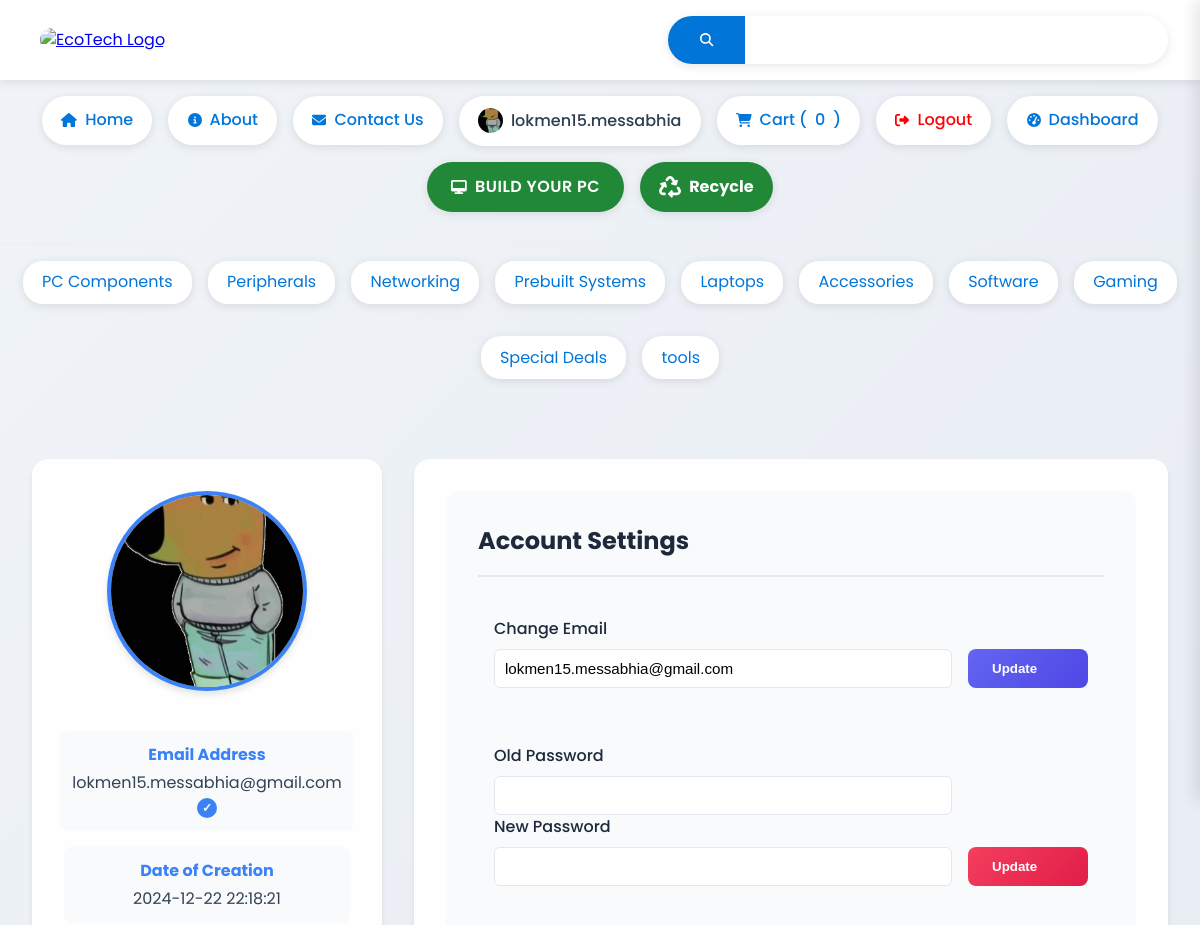
Before: /profile.php (signed in, upper part) with the older database file.
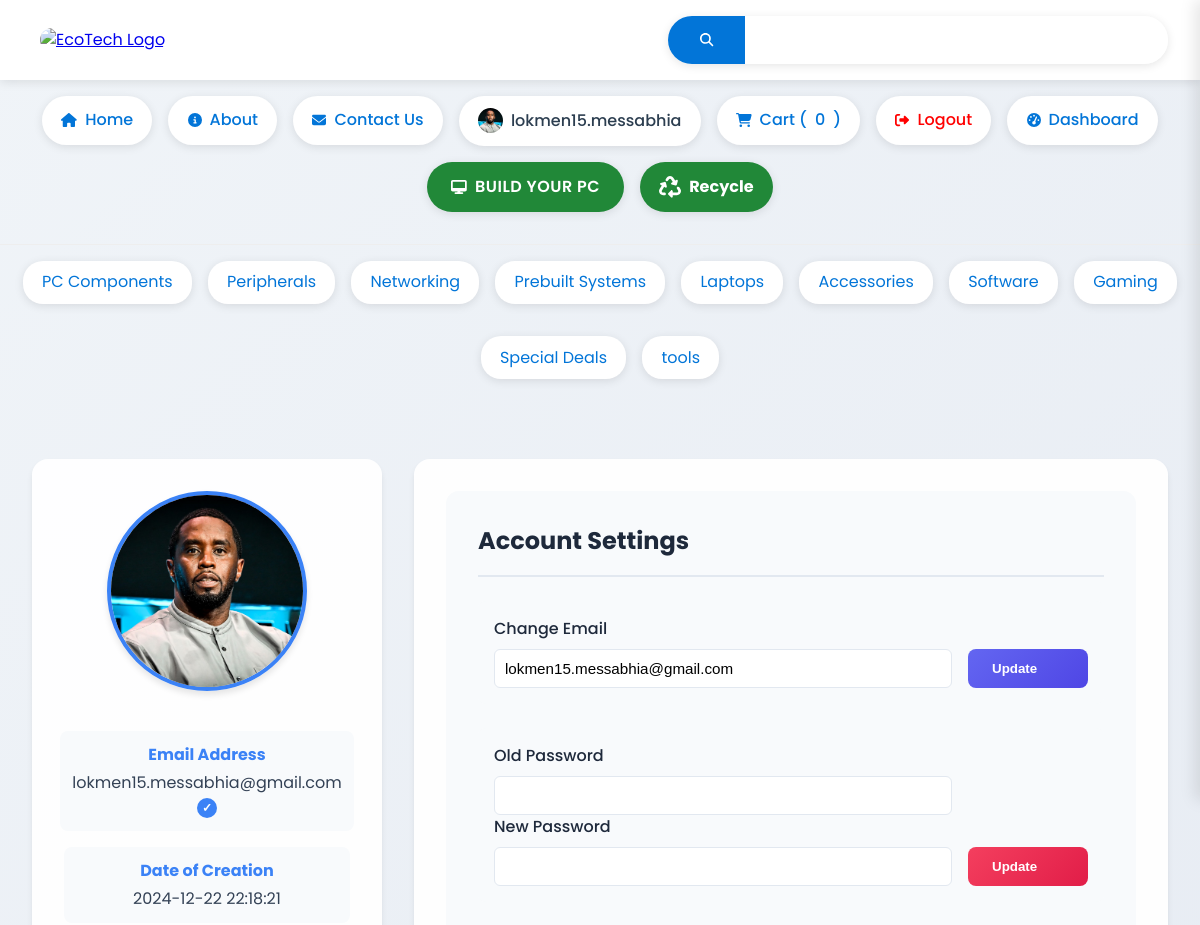
After: the same page with the newer database file.
### tables this page shows
CREATE TABLE `users` (
  `id` int(11) NOT NULL,
  `email` varchar(255) NOT NULL,
  `phone` varchar(15) NOT NULL,
  `password` varchar(255) NOT NULL,
  `verification_token` varchar(6) DEFAULT NULL,
  `email_verified` tinyint(1) DEFAULT 0,
  `created_at` timestamp NOT NULL DEFAULT current_timestamp(),
  `profile_picture` varchar(255) DEFAULT NULL,
  `reset_token` varchar(255) DEFAULT NULL,
  `reset_token_expiry` datetime DEFAULT NULL,
  `username` varchar(255) DEFAULT NULL
);

### profile.php (the view, shortened to what the changed rows need)
<?php
include 'db_connect.php';
include 'header.php';
$user_id = $_SESSION['user_id'];
try {
    $stmt = $pdo->prepare("SELECT email, created_at, profile_picture, phone, email_verified FROM users WHERE id = :user_id");
    $stmt->bindParam(':user_id', $user_id);
    $stmt->execute();
    $user = $stmt->fetch(PDO::FETCH_ASSOC);
} catch (PDOException $e) {
    die('Error: ' . $e->getMessage());
}
?>
<!DOCTYPE html>
<html lang="en">
<head>
    <link rel="stylesheet" href="https://cdn.jsdelivr.net/npm/@fortawesome/fontawesome-free@6.0.0/css/all.min.css">
    <link rel="stylesheet" href="https://unpkg.com/@fortawesome/fontawesome-free@6.0.0/css/all.min.css">
</head>
<body>
    <main>
        <div class="profile-container">
            <div class="profile-sidebar">
                <div class="profile-picture">
                    <img src="<?php
                        if ($user['profile_picture']) {
                            echo 'uploads/profiles/' . htmlspecialchars($user['profile_picture']);
                        } else {
                            echo 'https://i.top4top.io/p_3273sk4691.jpg';
                        }
                    ?>" alt="Profile Picture">
                </div>
                <div class="profile-info">
                    <div class="email-container">
                        <p>
                            <strong>Email Address</strong>
                            <?php echo htmlspecialchars($user['email']); ?>
                            <?php if ($user['email_verified']): ?>
                                <span class="verified-badge" title="Verified Email"></span>
                            <?php endif; ?>
                        </p>
                    </div>
                    <p><strong>Date of Creation</strong> <?php echo htmlspecialchars($user['created_at']); ?></p>
                </div>
            </div>
            <div class="main-content">
                <div class="settings-container">
                    <h2 class="section-header">Account Settings</h2>
                    <form method="post" action="">
                        <div class="form-group">
                            <div class="input-container">
                                <label for="new_email">Change Email</label>
                                <input type="email" id="new_email" name="new_email"
                                       value="<?php echo htmlspecialchars($user['email']); ?>" required>
                            </div>
                        </div>
                    </form>
                </div>
            </div>
        </div>
    </main>
<?php   include'footer.php' ?>
    <link rel="stylesheet" href="https://cdnjs.cloudflare.com/ajax/libs/font-awesome/6.0.0/css/all.min.css">
</body>
</html>

### header.php (shortened to what the changed rows need)
<?php
include 'db_connect.php';
if (isset($_SESSION['userid'])) {
    $user_id = $_SESSION['userid'];
} else {
    $user_id = null;
}
$isAdmin = false;
if (isset($_SESSION['loggedin']) && $_SESSION['loggedin'] === true) {
    try {
        $stmt = $pdo->prepare("SELECT COUNT(*) FROM admins WHERE email = ?");
        $stmt->execute([$_SESSION['email']]);
        $isAdmin = $stmt->fetchColumn() > 0;
    } catch (PDOException $e) {
        echo "Error: Unable to verify admin status. " . $e->getMessage();
    }
}
try {
    $stmt = $pdo->prepare("SELECT email , created_at, profile_picture, phone FROM users WHERE id = :user_id");
    $stmt->bindParam(':user_id', $user_id);
    $stmt->execute();
    $user = $stmt->fetch(PDO::FETCH_ASSOC);
} catch (PDOException $e) {
    die('Error: ' . $e->getMessage());
}
try {
    if (isset($_SESSION['user_id'])) {
        $userId = $_SESSION['user_id'];
        $stmt = $pdo->prepare("SELECT profile_picture FROM users WHERE id = ? LIMIT 1");
        $stmt->execute([$userId]);
        $user = $stmt->fetch(PDO::FETCH_ASSOC);
    } else {
        $profilePicture = 'https://i.top4top.io/p_3273sk4691.jpg';
    }
} catch (PDOException $e) {
    echo "Error: Unable to fetch profile picture. " . $e->getMessage();
    $profilePicture = 'https://i.top4top.io/p_3273sk4691.jpg';
}
$cartCount = isset($_SESSION['cart']) ? count($_SESSION['cart']) : 0;
?>
<!DOCTYPE html>
<html lang="en">
<head>
    <link rel="stylesheet" href="https://cdnjs.cloudflare.com/ajax/libs/font-awesome/6.4.0/css/all.min.css">
</head>
<body>
<nav>
    <ul class="main-nav">
        <?php if (isset($_SESSION['loggedin']) && $_SESSION['loggedin'] === true): ?>
            <li class="profile-item">
                <a href="profile.php" class="profile-pic">
                    <img src="<?php
                     echo htmlspecialchars($user['profile_picture']) ? 'uploads/' . htmlspecialchars($user['profile_picture']) : 'https://i.top4top.io/p_3273sk4691.jpg'; ?>" alt="Profile Picture">
                    <span class="profile-email"><?php echo htmlspecialchars(explode('@', $_SESSION['email'])[0]); ?></span>
                </a>
            </li>
            <li><a href="cart.php"><i class="fas fa-shopping-cart fa-sm"></i> Cart (<span id="cart-count"><?php echo $cartCount; ?></span>)</a></li>
            <li><a href="logout.php" style="color:red;"><i class="fas fa-sign-out-alt fa-sm"></i> Logout</a></li>
            <?php if ($isAdmin): ?>
                <li><a href="dashboard.php"><i class="fas fa-tachometer-alt fa-sm"></i> Dashboard</a></li>
            <?php endif; ?>
        <?php else: ?>
            <li><a href="login.php"><i class="fas fa-sign-in-alt fa-sm"></i> Login</a></li>
            <li><a href="sign-up.php"><i class="fas fa-user-plus fa-sm"></i> Sign Up</a></li>
        <?php endif; ?>
    </ul>
    </nav>
</body>
</html>

Changed rows visible on the page:
changed users "lokmen15.messabhia@gmail.com": profile_picture: a different picture
